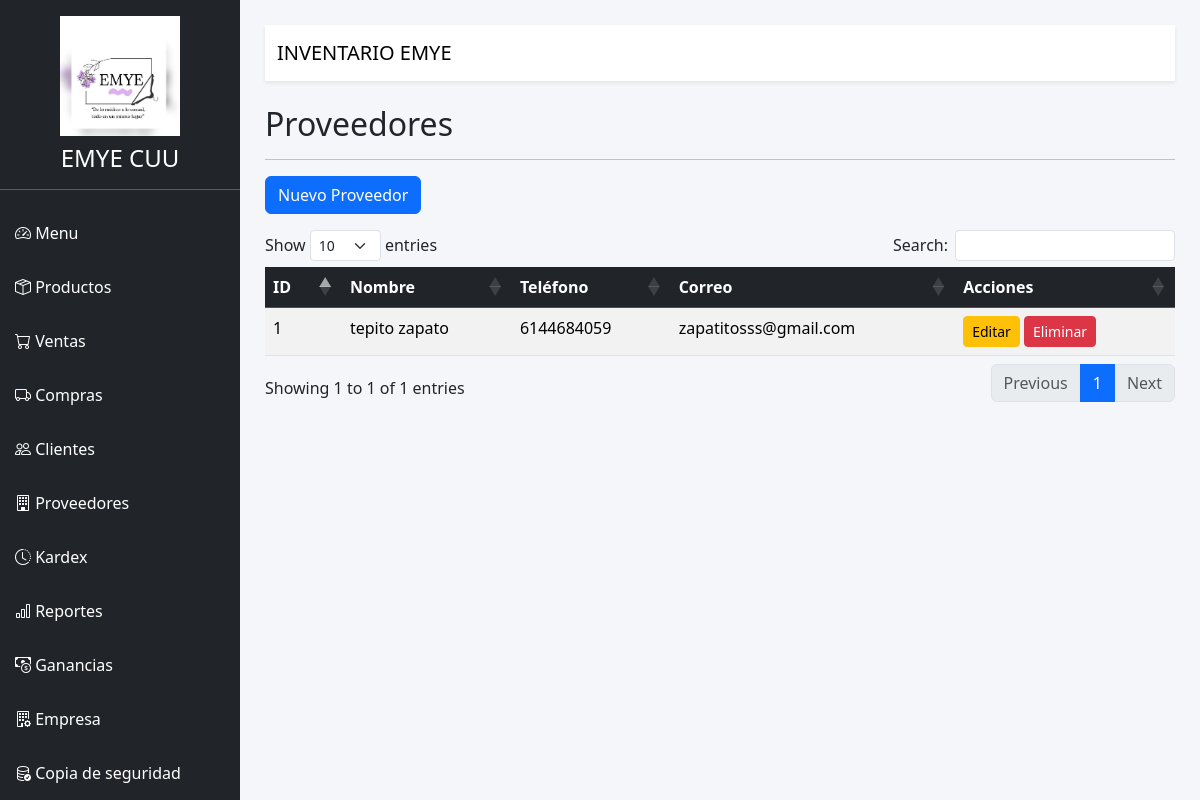
/proveedores, run on the app's committed database.
### SistemaInventarioWeb/models/database.py (models this page shows)
class Empresa(db.Model):
    __tablename__ = "empresa"
    id = db.Column(db.Integer, primary_key=True)
    nombre = db.Column(db.String(150), nullable=False)
    direccion = db.Column(db.String(250))
    telefono = db.Column(db.String(30))
    correo = db.Column(db.String(120))
    rfc = db.Column(db.String(30))
    sitio_web = db.Column(db.String(120))
    logo = db.Column(db.String(200))

class Proveedor(db.Model):
    __tablename__ = "proveedores"
    id = db.Column(db.Integer, primary_key=True)
    nombre = db.Column(db.String(100), nullable=False)
    telefono = db.Column(db.String(20))
    correo = db.Column(db.String(100))

### SistemaInventarioWeb/routes/proveedores.py (the view)
@proveedores_bp.route("/proveedores")
def proveedores():
    lista = Proveedor.query.all()
    return render_template(
        "proveedores.html",
        proveedores=lista
    )

### SistemaInventarioWeb/app.py (called while the page is built)
@app.context_processor
def datos_empresa():
    empresa = Empresa.query.first()
    return {
        "empresa": empresa
    }

### SistemaInventarioWeb/templates/proveedores.html (shortened to what this page needs)
{% extends 'base.html' %}
{% block contenido %}
<h2>Proveedores</h2>
<hr>
<a href="/proveedores/nuevo"
class="btn btn-primary mb-3">
Nuevo Proveedor
</a>
<table id="tablaProveedores"
class="table table-striped table-hover">
<thead class="table-dark">
<tr>
<th>ID</th>
<th>Nombre</th>
<th>Teléfono</th>
<th>Correo</th>
<th>Acciones</th>
</tr>
</thead>
<tbody>
{% for p in proveedores %}
<tr>
<td>{{p.id}}</td>
<td>{{p.nombre}}</td>
<td>{{p.telefono}}</td>
<td>{{p.correo}}</td>
<td>
<a href="/proveedores/editar/{{p.id}}"
class="btn btn-warning btn-sm">
Editar
</a>
<a href="/proveedores/eliminar/{{p.id}}"
class="btn btn-danger btn-sm"
onclick="return confirm('¿Eliminar proveedor?')">
Eliminar
</a>
</td>
</tr>
{% endfor %}
</tbody>
</table>
{% endblock %}

### SistemaInventarioWeb/templates/base.html (shortened to what this page needs)
<!DOCTYPE html>
<html lang="es">
<head>
    <link href="https://cdn.jsdelivr.net/npm/bootstrap@5.3.8/dist/css/bootstrap.min.css" rel="stylesheet">
    <link href="https://cdn.jsdelivr.net/npm/bootstrap-icons@1.13.1/font/bootstrap-icons.css" rel="stylesheet">
    <link rel="stylesheet"
          href="https://cdn.datatables.net/1.13.8/css/dataTables.bootstrap5.min.css">
    <link href="https://cdn.jsdelivr.net/npm/select2@4.1.0-rc.0/dist/css/select2.min.css" rel="stylesheet">
    <link rel="stylesheet"
          href="{{ url_for('static', filename='css/style.css') }}">
</head>
<body>
<div class="d-flex">
    <div class="sidebar">
        <div class="text-center mt-3">
    {% if empresa and empresa.logo %}
    <img
    src="{{ url_for('static', filename=empresa.logo) }}"
    style="width:120px;height:120px;object-fit:contain;"
    class="mb-2">
    {% endif %}
    <h4 class="text-white">
        {% if empresa %}
            {{ empresa.nombre }}
        {% else %}
            EMYE CUU
        {% endif %}
    </h4>
</div>
        <hr>
        <a href="/">
            <i class="bi bi-speedometer2"></i>
            Menu
        </a>
        <a href="/productos">
            <i class="bi bi-box-seam"></i>
            Productos
        </a>
        <a href="/ventas">
            <i class="bi bi-cart"></i>
            Ventas
        </a>
        <a href="/compras">
            <i class="bi bi-truck"></i>
            Compras
        </a>
        <a href="/clientes">
            <i class="bi bi-people"></i>
            Clientes
        </a>
        <a href="/proveedores">
            <i class="bi bi-building"></i>
            Proveedores
        </a>
        <a href="/kardex">
            <i class="bi bi-clock-history"></i>
            Kardex
        </a>
        <a href="/reportes">
            <i class="bi bi-bar-chart"></i>
            Reportes
        </a>
        <a href="/ganancias">
           <i class="bi bi-cash-coin"></i>
         Ganancias
          </a>
            <a href="/empresa">
            <i class="bi bi-building-gear"></i>
           Empresa
        </a>
        <a href="/respaldo">
            <i class="bi bi-database-check"></i>
            Copia de seguridad
        </a>
    </div>
    <div class="contenido">
        <nav class="navbar bg-white shadow-sm mb-4">
            <div class="container-fluid">
                <span class="navbar-brand">
                    INVENTARIO EMYE
                </span>
            </div>
        </nav>
        {% block contenido %}
        {% endblock %}
    </div>
</div>
</body>
</html>

### SistemaInventarioWeb/static/css/style.css (style rules this page uses)
body { background:#f4f6f9; }
.sidebar { width:240px; height:100vh; background:#212529; color:white; position:fixed; top:0; left:0; overflow-y:auto; }
.sidebar a { color:white; display:block; padding:15px; text-decoration:none; }
.contenido { margin-left:240px; width:100%; padding:25px; }

### data on the page
Empresa: logo (picture), nombre "EMYE CUU"
Proveedor: id "1", nombre "tepito zapato", telefono "6144684059", correo "zapatitosss@gmail.com"
